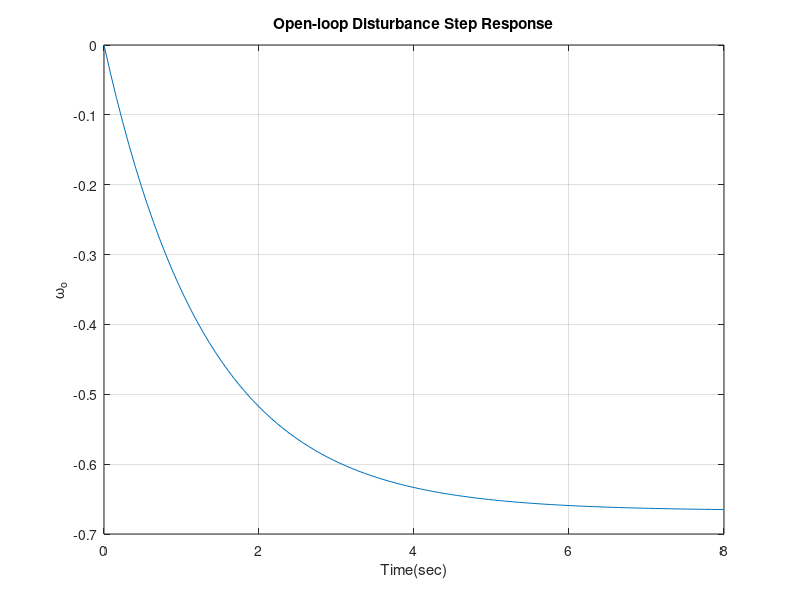

Write MATLAB code to recreate this figure.
%Speed Tachometer Example
%
Ra = 1; Km = 10; J = 2; b = 0.5; Kb = 0.1;
num1 = 1; den1 = [J,b]; sys1 = tf(num1,den1);
num2 = Km*Kb/Ra; den2=1; sys2 = tf(num2,den2); 
sys_o = feedback(sys1,sys2);
% 
sys_o = -sys_o;
%
[yo,T] = step(sys_o);
plot(T,yo)
title('Open-loop Disturbance Step Response')
xlabel('Time(sec)'), ylabel('\omega_o'),grid
%
yo(length(T))